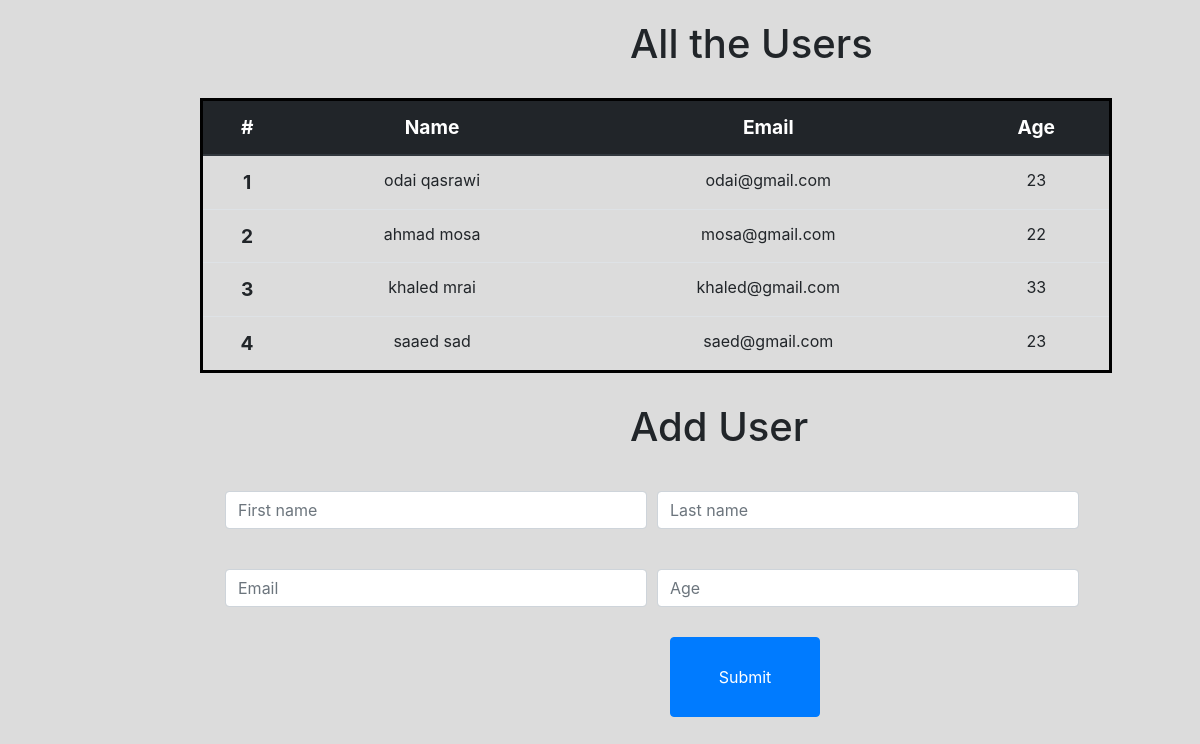
The page / on the database its author committed.
### app/models.py (models this page shows)
class User(models.Model):
    first_name = models.CharField(max_length=255)
    last_name = models.CharField(max_length=255)
    email_address = models.CharField(max_length=255)
    age=models.IntegerField()
    created_at = models.DateTimeField(auto_now_add=True)
    updated_at = models.DateTimeField(auto_now=True)

### app/views.py (the view)
# urls.py: path('',views.index),
def index(request):
    context={
        'all_users':User.objects.all()
    }
    return render(request,"index.html",context)

### app/templates/index.html (shortened to what this page needs)
<!DOCTYPE html>
<html lang="en">
<head>
    <link rel="stylesheet" href="https://maxcdn.bootstrapcdn.com/bootstrap/4.0.0/css/bootstrap.min.css">
    {% load static%}
    <link rel="stylesheet" href="{%static '/style.css'%}">
</head>
<body>
    <h1>All the Users</h1>
    <table class="table">
        <thead class="thead-dark">
            <tr>
                <th scope="col">#</th>
                <th scope="col">Name</th>
                <th scope="col">Email</th>
                <th scope="col">Age</th>
            </tr>
        </thead>
        <tbody>
            {%for user in all_users%}
            <tr>
                <th scope="row">{{user.id}}</th>
                <td>{{user.first_name}}     {{user.last_name}}</td>
                <td>{{user.email_address}}</td>
                <td>{{user.age}}</td>
            </tr>
            {%endfor%}
        </tbody>
    </table>
    <h1>Add User</h1>
        <form action="/users" method="post">
            <div class="form-row">
                <div class="col">
                    <input name="first_name"type="text" class="form-control" placeholder="First name">
                </div>
                <div class="col">
                    <input name="last_name" type="text" class="form-control" placeholder="Last name">
                </div>
                <div class="col">
                    <input name="email" type="text" class="form-control" placeholder="Email">
                </div>
                <div class="col">
                    <input name="age" type="text" class="form-control" placeholder="Age">
                </div>
            </div>
            <button type="submit" class="btn btn-primary">Submit</button>
        </form>
</body>
</html>

### app/static/style.css (style rules this page uses)
body { background-color:gainsboro }
h1 { margin:20px 630px; width:300px; }
.table { margin:30px 200px; width: 76% ; border: 3px solid black; }
.form-row { width:72%; margin:10px 200px; display:grid ; grid-template-columns:auto auto ; }
.form-row div { margin:20px ; }
.table tr th,td { text-align: center; }
.table tr th { font-size:larger }
form button { width:150px; height:80px; margin-left:670px; margin-bottom: 50px; }

### rows shown on the page
User: id "1", first_name "odai", last_name "qasrawi", email_address "odai@gmail.com", age "23"
User: id "2", first_name "ahmad", last_name "mosa", email_address "mosa@gmail.com", age "22"
User: id "3", first_name "khaled", last_name "mrai", email_address "khaled@gmail.com", age "33"
User: id "4", first_name "saaed", last_name "sad", email_address "saed@gmail.com", age "23"
